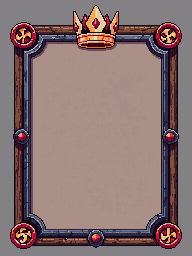
#> input picture assets/_raw/pixellab/cards/frame-attack-pass-3-minimal.png, 192 x 256 px, found by its file name
$ python recolor_frames.py
#> lines starting #> are read from the running program, lines starting #| are printed output that depends on the picture
from PIL import Image
import colorsys

SRC = r"assets/_raw/pixellab/cards/frame-attack-pass-3-minimal.png"
OUT_DEF = r"assets/_raw/pixellab/cards/frame-defense-pass-3-minimal.png"
OUT_UTL = r"assets/_raw/pixellab/cards/frame-utility-pass-3-minimal.png"


def recolor(src_path: str, out_path: str, target_hue: float) -> None:
#> called with target_hue = 0.597
    img = Image.open(src_path).convert("RGBA")
#> img is the input picture: PIL image 192x256 RGBA; mean R, G, B, A 136.5, 113.9, 112.9, 255
    px = img.load()
    w, h = img.size
#> w = 192; h = 256

    for y in range(h):
        for x in range(w):
            r, g, b, a = px[x, y]
            if a == 0:
                continue

            rf, gf, bf = r / 255.0, g / 255.0, b / 255.0
            h0, s0, v0 = colorsys.rgb_to_hsv(rf, gf, bf)

            # Recolor only saturated warm accents (reds/oranges) and keep neutral metals/greys untouched.
            warm_band = (h0 < 0.11) or (h0 > 0.94)
            if warm_band and s0 > 0.24 and v0 > 0.16:
                # Preserve value and most saturation so readability remains intact.
                nr, ng, nb = colorsys.hsv_to_rgb(target_hue, max(0.18, s0 * 0.95), v0)
                px[x, y] = (int(nr * 255), int(ng * 255), int(nb * 255), a)

    img.save(out_path)
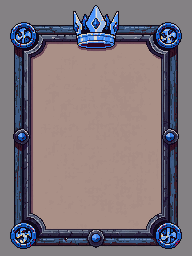
#> saved as frame-defense-pass-3-minimal.png: PIL image 192x256 RGBA; mean R, G, B, A 127, 116.1, 121.9, 255


if __name__ == "__main__":
    # Blue ~= 215 deg, Green ~= 125 deg.
    recolor(SRC, OUT_DEF, 215 / 360)
    recolor(SRC, OUT_UTL, 125 / 360)
#> call 2 of recolor, with target_hue = 0.347
#> in recolor (call 2), `img.save(out_path)`:
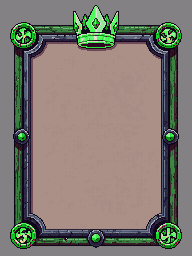
#> saved as frame-utility-pass-3-minimal.png: PIL image 192x256 RGBA; mean R, G, B, A 127, 121.7, 113.2, 255
